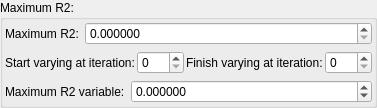
    <widget class="QGroupBox" name="groupBox">
     <property name="title">
      <string>Maximum R2:</string>
     </property>
     <layout class="QVBoxLayout" name="verticalLayout_3">
      <property name="leftMargin">
       <number>2</number>
      </property>
      <property name="topMargin">
       <number>2</number>
      </property>
      <property name="rightMargin">
       <number>2</number>
      </property>
      <property name="bottomMargin">
       <number>2</number>
      </property>
      <item>
       <layout class="QGridLayout" name="gridLayout_3" columnstretch="0,1">
        <item row="1" column="1">
         <widget class="MyDoubleSpinBox" name="spinbox_mandelbox_folding_fixed_radius">
          <property name="sizePolicy">
           <sizepolicy hsizetype="Minimum" vsizetype="Maximum">
            <horstretch>0</horstretch>
            <verstretch>0</verstretch>
           </sizepolicy>
          </property>
          <property name="prefix">
           <string/>
          </property>
          <property name="suffix">
           <string/>
          </property>
          <property name="decimals">
           <number>6</number>
          </property>
          <property name="minimum">
           <double>0.000000000000000</double>
          </property>
          <property name="maximum">
           <double>99.989999999999995</double>
          </property>
          <property name="singleStep">
           <double>0.100000000000000</double>
          </property>
         </widget>
        </item>
        <item row="1" column="0">
         <widget class="QLabel" name="label_18">
          <property name="text">
           <string>Maximum R2:</string>
          </property>
         </widget>
        </item>
       </layout>
      </item>
      <item>
       <layout class="QGridLayout" name="gridLayout_37">
        <property name="spacing">
         <number>2</number>
        </property>
        <item row="0" column="2">
         <widget class="QLabel" name="label_170">
          <property name="text">
           <string>Finish varying at iteration:</string>
          </property>
          <property name="wordWrap">
           <bool>true</bool>
          </property>
         </widget>
        </item>
        <item row="0" column="0">
         <widget class="QLabel" name="label_172">
          <property name="text">
           <string>Start varying at iteration:</string>
          </property>
          <property name="wordWrap">
           <bool>true</bool>
          </property>
         </widget>
        </item>
        <item row="0" column="3">
         <widget class="MySpinBox" name="spinboxInt_transf_stop_iterations_A">
          <property name="sizePolicy">
           <sizepolicy hsizetype="Minimum" vsizetype="Maximum">
            <horstretch>0</horstretch>
            <verstretch>0</verstretch>
           </sizepolicy>
          </property>
          <property name="maximum">
           <number>999</number>
          </property>
         </widget>
        </item>
        <item row="0" column="1">
         <widget class="MySpinBox" name="spinboxInt_transf_start_iterations_A">
          <property name="sizePolicy">
           <sizepolicy hsizetype="Minimum" vsizetype="Maximum">
            <horstretch>0</horstretch>
            <verstretch>0</verstretch>
           </sizepolicy>
          </property>
          <property name="maximum">
           <number>999</number>
          </property>
         </widget>
        </item>
       </layout>
      </item>
      <item>
       <layout class="QGridLayout" name="gridLayout" columnstretch="0,1">
        <item row="0" column="0">
         <widget class="QLabel" name="label_82">
          <property name="text">
           <string>Maximum R2 variable:</string>
          </property>
         </widget>
        </item>
        <item row="0" column="1">
         <widget class="MyDoubleSpinBox" name="spinbox_transf_offset">
          <property name="sizePolicy">
           <sizepolicy hsizetype="Minimum" vsizetype="Maximum">
            <horstretch>0</horstretch>
            <verstretch>0</verstretch>
           </sizepolicy>
          </property>
          <property name="prefix">
           <string/>
          </property>
          <property name="suffix">
           <string/>
          </property>
          <property name="decimals">
           <number>6</number>
          </property>
          <property name="minimum">
           <double>-99.989999999999995</double>
          </property>
          <property name="maximum">
           <double>99.989999999999995</double>
          </property>
          <property name="singleStep">
           <double>0.100000000000000</double>
          </property>
         </widget>
        </item>
       </layout>
      </item>
     </layout>
    </widget>
